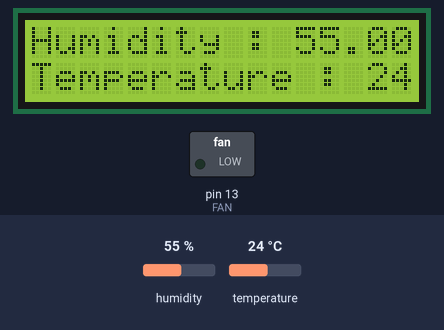
This sketch was run on a simulated Arduino Uno, built with avr-gcc and run on an emulated ATmega328P. Parts: 16×2 character LCD, switched loads named in the sketch (green lamp = pin HIGH). The test bench sets the inputs (shaded band); at power-on: humidity 55 %, temperature 24 °C.

Above: at 4.2 s.
4.3 s: humidity set to 59 %
At 7.2 s:
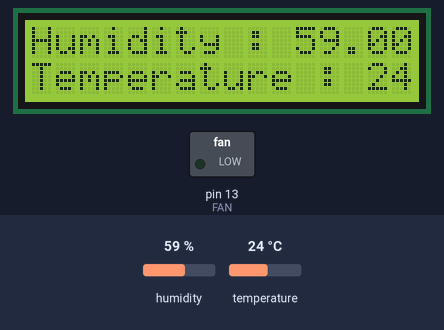
7.9 s: humidity set to 62 %
At 10.1 s:
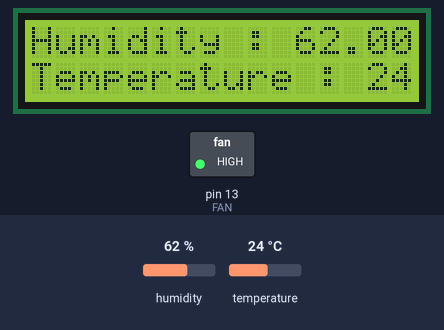
11.5 s: temperature set to 12 °C
At 14.8 s:
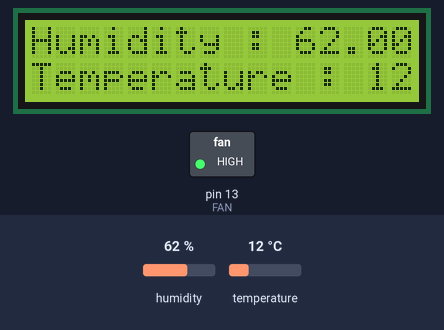
15.5 s: temperature set to 19 °C
At 17.8 s:
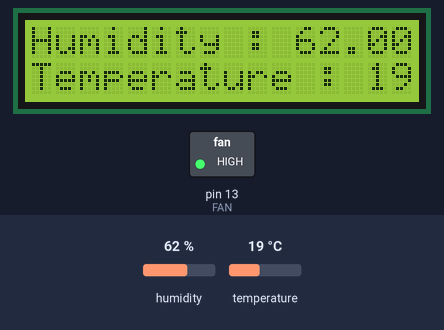
Timing chart, 0 to 19.3 s (numbered marks = the images above; inputs shaded):
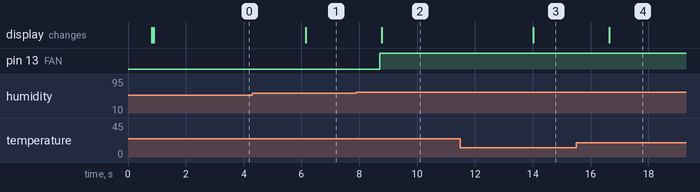

Measured:
- the behaviour switches between 60 and 61 % on humidity (found by bisection; images 1 and 2)
- after the input at 4.3 s, the display: changes after 1.8 s (image 1)
- after the input at 7.9 s, pin 13 (FAN): LOW → HIGH after 0.80 s; the display: changes after 0.87 s (image 2)
- after the input at 11.5 s, the display: changes after 2.5 s (image 3)
- after the input at 15.5 s, the display: changes after 1.1 s (image 4)

The sketch:

Code.ino
```cpp
#include "DHT.h"
#include <LiquidCrystal.h>
#define dht_1 2
#define DHTTYPE DHT11
LiquidCrystal lcd (12, 11, 7, 6, 5, 4);

DHT dht(dht_1, DHTTYPE);
int FAN = 13;
void setup() {
  pinMode(FAN, OUTPUT);
  Serial.begin(9600);
  dht.begin();
}

void loop() {
  delay(800);

  float humid = dht.readHumidity();
  float temp = dht.readTemperature();
  if (humid > 60)
    digitalWrite(FAN, HIGH);

  else digitalWrite(FAN, LOW);
  lcd.begin(16,  2);
  lcd.print("Humidity : ");
  lcd.print(humid);
  lcd.setCursor(0, 1);
  lcd.print("Temperature : ");
  lcd.print(temp);
//  Serial.println("Humidity : ");
//  Serial.println(humid);
//  Serial.println("Temperature : ");
//  Serial.println(temp);
//  Serial.println("Degree centigrade : ");
}
```
